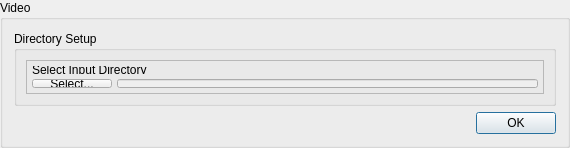
         <widget class="QGroupBox" name="groupBox_3">
          <property name="minimumSize">
           <size>
            <width>570</width>
            <height>148</height>
           </size>
          </property>
          <property name="maximumSize">
           <size>
            <width>570</width>
            <height>148</height>
           </size>
          </property>
          <property name="title">
           <string>Video</string>
          </property>
          <layout class="QVBoxLayout" name="verticalLayout_12">
           <item>
            <widget class="QGroupBox" name="groupBox_9">
             <property name="title">
              <string>Directory Setup</string>
             </property>
             <layout class="QVBoxLayout" name="verticalLayout_11">
              <item>
               <widget class="QFrame" name="frame_6">
                <property name="frameShape">
                 <enum>QFrame::StyledPanel</enum>
                </property>
                <property name="frameShadow">
                 <enum>QFrame::Raised</enum>
                </property>
                <layout class="QFormLayout" name="formLayout_3">
                 <property name="horizontalSpacing">
                  <number>5</number>
                 </property>
                 <property name="verticalSpacing">
                  <number>5</number>
                 </property>
                 <property name="leftMargin">
                  <number>5</number>
                 </property>
                 <property name="topMargin">
                  <number>5</number>
                 </property>
                 <property name="rightMargin">
                  <number>5</number>
                 </property>
                 <property name="bottomMargin">
                  <number>5</number>
                 </property>
                 <item row="0" column="0" colspan="2">
                  <widget class="QLabel" name="label_15">
                   <property name="text">
                    <string>Select Input Directory</string>
                   </property>
                  </widget>
                 </item>
                 <item row="1" column="0">
                  <widget class="QPushButton" name="selectVideoInputDirButton">
                   <property name="text">
                    <string>Select...</string>
                   </property>
                  </widget>
                 </item>
                 <item row="1" column="1">
                  <widget class="QLineEdit" name="videoInputDirPath">
                   <property name="enabled">
                    <bool>false</bool>
                   </property>
                  </widget>
                 </item>
                </layout>
               </widget>
              </item>
             </layout>
            </widget>
           </item>
           <item>
            <widget class="QDialogButtonBox" name="videoButtonBox">
             <property name="standardButtons">
              <set>QDialogButtonBox::Ok</set>
             </property>
            </widget>
           </item>
          </layout>
         </widget>
